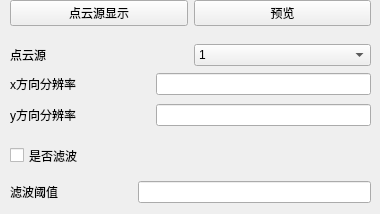
       <widget class="QWidget" name="Deep">
        <widget class="QWidget" name="layoutWidget">
         <property name="geometry">
          <rect>
           <x>10</x>
           <y>0</y>
           <width>361</width>
           <height>26</height>
          </rect>
         </property>
         <layout class="QHBoxLayout" name="horizontalLayout_118">
          <item>
           <widget class="QPushButton" name="Deep_general">
            <property name="enabled">
             <bool>true</bool>
            </property>
            <property name="text">
             <string>点云源显示</string>
            </property>
           </widget>
          </item>
          <item>
           <widget class="QPushButton" name="Deep_preview">
            <property name="enabled">
             <bool>true</bool>
            </property>
            <property name="text">
             <string>预览</string>
            </property>
           </widget>
          </item>
         </layout>
        </widget>
        <widget class="QWidget" name="layoutWidget">
         <property name="geometry">
          <rect>
           <x>10</x>
           <y>40</y>
           <width>361</width>
           <height>31</height>
          </rect>
         </property>
         <layout class="QGridLayout" name="gridLayout_13">
          <item row="0" column="0">
           <widget class="QLabel" name="label_119">
            <property name="text">
             <string>点云源</string>
            </property>
           </widget>
          </item>
          <item row="0" column="1">
           <widget class="QComboBox" name="Deep_raw_cloud">
            <property name="styleSheet">
             <string notr="true">selection-color: rgb(0, 0, 0);</string>
            </property>
            <item>
             <property name="text">
              <string>1</string>
             </property>
            </item>
           </widget>
          </item>
         </layout>
        </widget>
        <widget class="QWidget" name="layoutWidget">
         <property name="geometry">
          <rect>
           <x>10</x>
           <y>70</y>
           <width>361</width>
           <height>61</height>
          </rect>
         </property>
         <layout class="QGridLayout" name="gridLayout_14">
          <item row="0" column="0">
           <widget class="QLabel" name="label_120">
            <property name="text">
             <string>x方向分辨率                      </string>
            </property>
           </widget>
          </item>
          <item row="0" column="1">
           <widget class="QLineEdit" name="Deep_zoom"/>
          </item>
          <item row="1" column="0">
           <widget class="QLabel" name="label_222">
            <property name="text">
             <string>y方向分辨率</string>
            </property>
           </widget>
          </item>
          <item row="1" column="1">
           <widget class="QLineEdit" name="Deep_zoom_y"/>
          </item>
         </layout>
        </widget>
        <widget class="QCheckBox" name="Deep_wave">
         <property name="geometry">
          <rect>
           <x>10</x>
           <y>140</y>
           <width>151</width>
           <height>31</height>
          </rect>
         </property>
         <property name="text">
          <string>是否滤波</string>
         </property>
        </widget>
        <widget class="QWidget" name="layoutWidget">
         <property name="geometry">
          <rect>
           <x>10</x>
           <y>180</y>
           <width>361</width>
           <height>25</height>
          </rect>
         </property>
         <layout class="QGridLayout" name="gridLayout_78">
          <item row="0" column="0">
           <widget class="QLabel" name="Deep_threshold_l">
            <property name="text">
             <string>滤波阈值                      </string>
            </property>
           </widget>
          </item>
          <item row="0" column="1">
           <widget class="QLineEdit" name="Deep_threshold"/>
          </item>
         </layout>
        </widget>
       </widget>
